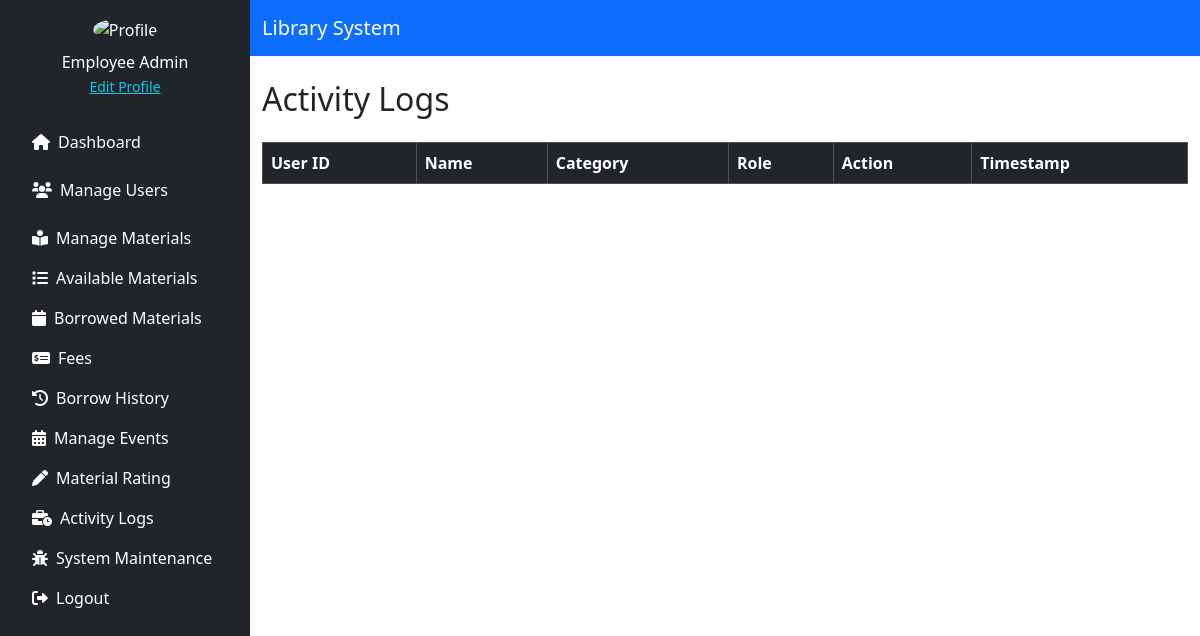
The app's page /source/employee/activity_logs.php (signed in), older data.
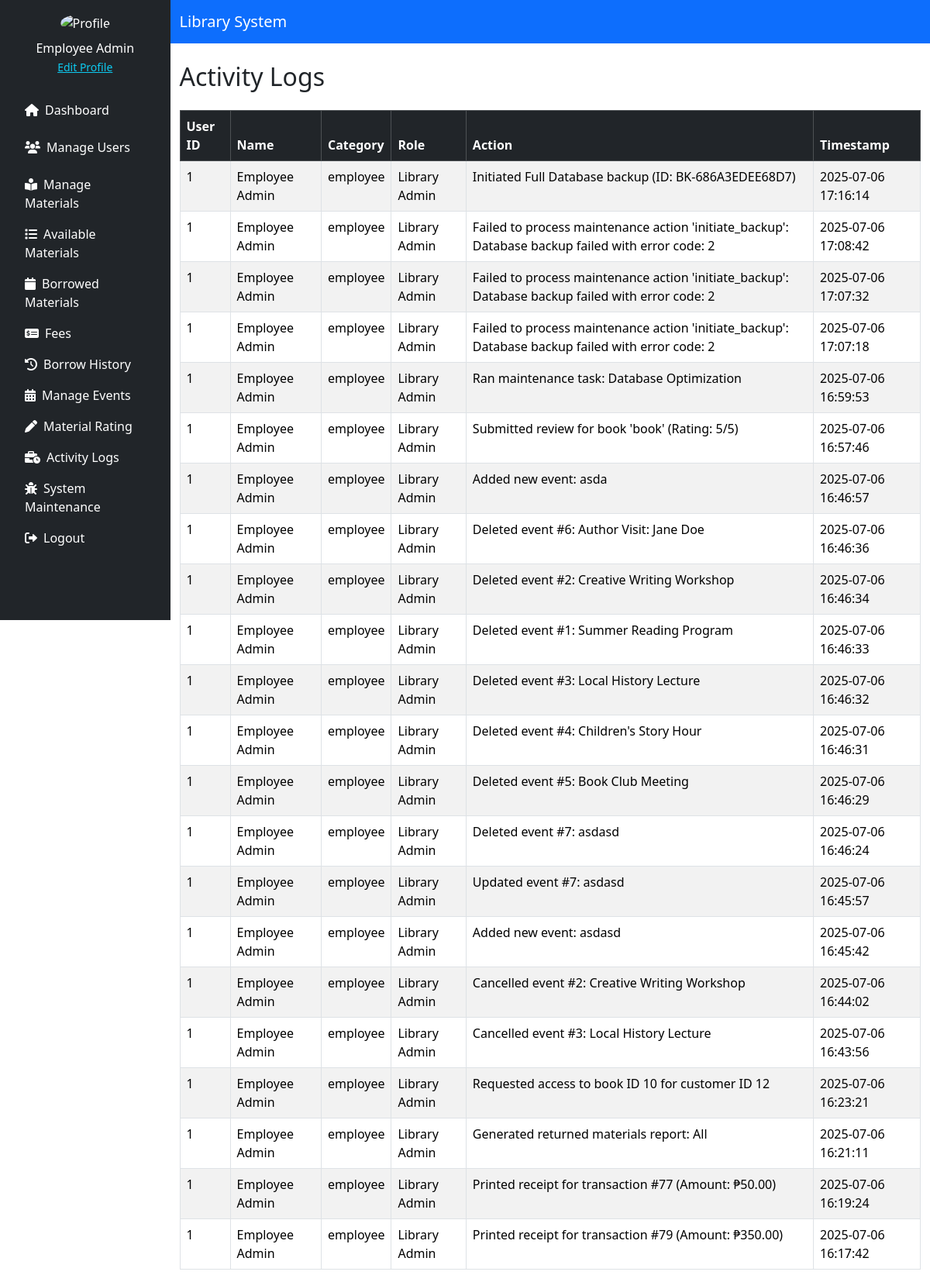
The same page, newer data.
### tables this page shows
CREATE TABLE `activity_logs` (
  `log_id` int(11) NOT NULL,
  `user_id` int(11) NOT NULL,
  `user_role` enum('employee','customer') NOT NULL,
  `full_name` varchar(255) NOT NULL,
  `action` text NOT NULL,
  `timestamp` datetime DEFAULT current_timestamp()
);

CREATE TABLE `roles` (
  `role_id` int(11) NOT NULL,
  `role_name` varchar(255) NOT NULL,
  `description` text DEFAULT NULL
);

### source/employee/activity_logs.php (the view, shortened to what this page needs)
<?php
include '../../config/db_conn.php';
$stmt = $pdo->query("
    SELECT
        l.user_id,
        l.user_role,
        l.full_name,
        r.role_name,
        l.action,
        l.timestamp
    FROM activity_logs l
    LEFT JOIN employees e ON l.user_role = 'employee' AND l.user_id = e.employee_id
    LEFT JOIN customer c ON l.user_role = 'customer' AND l.user_id = c.customer_id
    LEFT JOIN roles r
        ON (l.user_role = 'employee' AND e.role_id = r.role_id)
        OR (l.user_role = 'customer' AND c.role_id = r.role_id)
    ORDER BY l.timestamp DESC
");
$logs = $stmt->fetchAll(PDO::FETCH_ASSOC);
?>
<!DOCTYPE html>
<html lang="en">
<head>
    <link href="https://cdn.jsdelivr.net/npm/bootstrap@5.3.3/dist/css/bootstrap.min.css" rel="stylesheet">
    <link href="https://cdnjs.cloudflare.com/ajax/libs/font-awesome/6.0.0/css/all.min.css" rel="stylesheet">
</head>
<body>
<div class="d-flex">
    <?php include './includes/sidebar.php'; ?>
    <div class="flex-grow-1">
        <nav class="navbar navbar-expand-lg navbar-dark bg-primary">
            <div class="container">
                <a class="navbar-brand" href="#">Library System</a>
            </div>
        </nav>
        <div class="container mt-4">
            <div class="d-flex justify-content-between mb-3">
                <h2>Activity Logs</h2>
            </div>
            <table class="table table-striped table-bordered">
                <thead class="table-dark">
                    <tr>
                        <th>User ID</th>
                        <th>Name</th>
                        <th>Category</th>
                        <th>Role</th>
                        <th>Action</th>
                        <th>Timestamp</th>
                    </tr>
                </thead>
                <tbody>
                    <?php foreach ($logs as $log): ?>
                        <tr>
                            <td><?= htmlspecialchars($log['user_id']) ?></td>
                            <td><?= htmlspecialchars($log['full_name']) ?></td>
                            <td><?= htmlspecialchars($log['user_role']) ?></td>
                            <td><?= htmlspecialchars($log['role_name'] ?? 'N/A') ?></td>
                            <td><?= htmlspecialchars($log['action']) ?></td>
                            <td><?= htmlspecialchars($log['timestamp']) ?></td>
                        </tr>
                    <?php endforeach; ?>
                </tbody>
            </table>
        </div>
    </div>
</div>
</body>
</html>

### source/employee/includes/sidebar.php
<div class="bg-dark text-white p-3" style="width: 250px; height: 100vh;">
    <div class="text-center mb-4">
        <img src="https://cdn-icons-png.flaticon.com/512/3135/3135715.png" class="rounded-circle" width="80" alt="Profile">
        <p class="mt-2 mb-0"><?= htmlspecialchars($_SESSION['user_name']) ?></p>
        <a href="edit_profile.php" class="text-info small">Edit Profile</a>
    </div>
    <ul class="nav nav-pills flex-column">
        <li class="nav-item mb-2">
            <a class="nav-link text-white" href="../employee/dashboard.php"><i class="fas fa-home me-2"></i>Dashboard</a>
        </li>
        <?php
        $allowed_roles = [1, 2, 6];
        if (in_array($_SESSION['role_id'], $allowed_roles)) {
            echo '
            <li class="nav-item mb-2">
                <a class="nav-link text-white" href="../employee/manage_users.php">
                    <i class="fas fa-users me-2"></i>Manage Users
                </a>
            </li>';
        }
        ?>
        <li class="nav-item">
            <a class="nav-link text-white" href="../employee/materials_management.php"><i class="fa-solid fa-book-open-reader me-2"></i>Manage Materials</a>
        </li>
        <li class="nav-item">
            <a class="nav-link text-white" href="../employee/available_materials.php"><i class="fas fa-list me-2"></i>Available Materials</a>
        </li>
        <li class="nav-item">
            <a class="nav-link text-white" href="../employee/borrowed_materials.php"><i class="fa-solid fa-calendar me-2">‌</i>Borrowed Materials</a>
        </li>
        <li class="nav-item">
            <a class="nav-link text-white" href="../employee/late_fees.php"><i class="fa-solid fa-money-check-dollar me-2">‌</i>Fees</a>
        </li>
        <li class="nav-item">
            <a class="nav-link text-white" href="../employee/borrow_history.php"><i class="fa-solid fa-history me-2">‌</i>Borrow History</a>
        </li>
        <li class="nav-item">
            <a class="nav-link text-white" href="../employee/manage_events.php"><i class="fa-solid fa-calendar-days me-2">‌</i>Manage Events</a>
        </li>
        <li class="nav-item">
            <a class="nav-link text-white" href="../employee/rate.php"><i class="fa-solid fa-pen me-2">‌</i>Material Rating</a>
        </li>
        <li class="nav-item">
            <a class="nav-link text-white" href="../employee/activity_logs.php"><i class="fa-solid fa-business-time me-2">‌</i>Activity Logs</a>
        </li>
        <li class="nav-item">
            <a class="nav-link text-white" href="../employee/system_maintenance.php"><i class="fa-solid fa-bug me-2">‌</i>System Maintenance</a>
        </li>
        <li class="nav-item">
            <a class="nav-link text-white" href="./includes/logout.php"><i class="fas fa-sign-out-alt me-2"></i>Logout</a>
        </li>
    </ul>
</div>

Row changes from the older to the newer data that the page shows:
added activity_logs: user "1", full_name "Employee Admin", user_role "employee", roles.role_name "Library Admin", action "Initiated Full Database backup (ID: BK-686A3EDEE68D7)", timestamp "2025-07-06 17:16:14"
added activity_logs: user "1", full_name "Employee Admin", user_role "employee", roles.role_name "Library Admin", action "Failed to process maintenance action 'initiate_backup': Database backup failed with error code: 2", timestamp "2025-07-06 17:08:42"
added activity_logs: user "1", full_name "Employee Admin", user_role "employee", roles.role_name "Library Admin", action "Failed to process maintenance action 'initiate_backup': Database backup failed with error code: 2", timestamp "2025-07-06 17:07:32"
added activity_logs: user "1", full_name "Employee Admin", user_role "employee", roles.role_name "Library Admin", action "Failed to process maintenance action 'initiate_backup': Database backup failed with error code: 2", timestamp "2025-07-06 17:07:18"
added activity_logs: user "1", full_name "Employee Admin", user_role "employee", roles.role_name "Library Admin", action "Ran maintenance task: Database Optimization", timestamp "2025-07-06 16:59:53"
added activity_logs: user "1", full_name "Employee Admin", user_role "employee", roles.role_name "Library Admin", action "Submitted review for book 'book' (Rating: 5/5)", timestamp "2025-07-06 16:57:46"
added activity_logs: user "1", full_name "Employee Admin", user_role "employee", roles.role_name "Library Admin", action "Added new event: asda", timestamp "2025-07-06 16:46:57"
added activity_logs: user "1", full_name "Employee Admin", user_role "employee", roles.role_name "Library Admin", action "Deleted event #6: Author Visit: Jane Doe", timestamp "2025-07-06 16:46:36"
added activity_logs: user "1", full_name "Employee Admin", user_role "employee", roles.role_name "Library Admin", action "Deleted event #2: Creative Writing Workshop", timestamp "2025-07-06 16:46:34"
added activity_logs: user "1", full_name "Employee Admin", user_role "employee", roles.role_name "Library Admin", action "Deleted event #1: Summer Reading Program", timestamp "2025-07-06 16:46:33"
added activity_logs: user "1", full_name "Employee Admin", user_role "employee", roles.role_name "Library Admin", action "Deleted event #3: Local History Lecture", timestamp "2025-07-06 16:46:32"
added activity_logs: user "1", full_name "Employee Admin", user_role "employee", roles.role_name "Library Admin", action "Deleted event #4: Children's Story Hour", timestamp "2025-07-06 16:46:31"
added activity_logs: user "1", full_name "Employee Admin", user_role "employee", roles.role_name "Library Admin", action "Deleted event #5: Book Club Meeting", timestamp "2025-07-06 16:46:29"
added activity_logs: user "1", full_name "Employee Admin", user_role "employee", roles.role_name "Library Admin", action "Deleted event #7: asdasd", timestamp "2025-07-06 16:46:24"
added activity_logs: user "1", full_name "Employee Admin", user_role "employee", roles.role_name "Library Admin", action "Updated event #7: asdasd", timestamp "2025-07-06 16:45:57"
added activity_logs: user "1", full_name "Employee Admin", user_role "employee", roles.role_name "Library Admin", action "Added new event: asdasd", timestamp "2025-07-06 16:45:42"
added activity_logs: user "1", full_name "Employee Admin", user_role "employee", roles.role_name "Library Admin", action "Cancelled event #2: Creative Writing Workshop", timestamp "2025-07-06 16:44:02"
added activity_logs: user "1", full_name "Employee Admin", user_role "employee", roles.role_name "Library Admin", action "Cancelled event #3: Local History Lecture", timestamp "2025-07-06 16:43:56"
added activity_logs: user "1", full_name "Employee Admin", user_role "employee", roles.role_name "Library Admin", action "Requested access to book ID 10 for customer ID 12", timestamp "2025-07-06 16:23:21"
added activity_logs: user "1", full_name "Employee Admin", user_role "employee", roles.role_name "Library Admin", action "Generated returned materials report: All", timestamp "2025-07-06 16:21:11"
added activity_logs: user "1", full_name "Employee Admin", user_role "employee", roles.role_name "Library Admin", action "Printed receipt for transaction #77 (Amount: ₱50.00)", timestamp "2025-07-06 16:19:24"
added activity_logs: user "1", full_name "Employee Admin", user_role "employee", roles.role_name "Library Admin", action "Printed receipt for transaction #79 (Amount: ₱350.00)", timestamp "2025-07-06 16:17:42"
